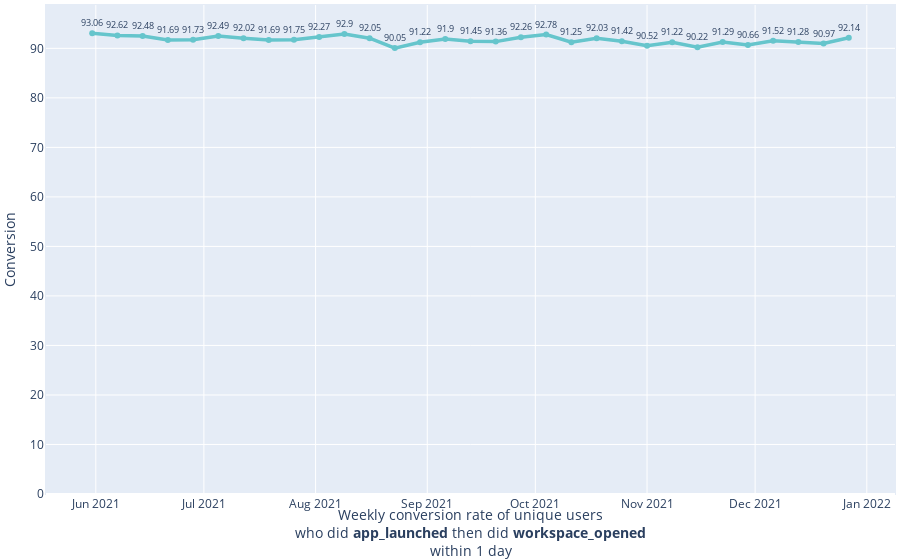

The notebook cell saved with this chart:
### Code cell
(app_launched >> workspace_opened).config(time_group="week")

### Figure 1 — Plotly figure (JSON) as saved in the notebook; plotly's stock layout.template omitted (floating-point values rounded to 4 significant figures; data arrays with more than 128 entries replaced by an {"elided": "..."} marker saying what was removed)
{"data": [{"customdata": {"elided": "31x5 mixed values"}, "hovertemplate": "<b>%{x}</b>\n                    <br /><b>%{customdata[4]}</b>\n                    <br />\n                    <br />Conversion: <b>%{y}%</b>             \n                    <br />Activated users:<b>%{customdata[0]}</b>                    \n                    <br />Converted users: <b>%{customdata[1]}</b>\n                    <br />\n                    <br />Activated event count:<b>%{customdata[2]}</b>                    \n                    <br />Converted event count:<b>%{customdata[3]}</b>                            \n                    <extra></extra>\n            ", "legendgroup": "", "line": {"color": "rgb(102, 197, 204)", "dash": "solid", "width": 3.5}, "marker": {"symbol": "circle"}, "mode": "markers+lines+text", "name": "", "orientation": "v", "showlegend": false, "text": [93.06, 92.62, 92.48, 91.69, 91.73, 92.49, 92.02, 91.69, 91.75, 92.27, 92.9, 92.05, 90.05, 91.22, 91.9, 91.45, 91.36, 92.26, 92.78, 91.25, 92.03, 91.42, 90.52, 91.22, 90.22, 91.29, 90.66, 91.52, 91.28, 90.97, 92.14], "textfont": {"size": 9}, "textposition": "top center", "type": "scatter", "x": ["2021-05-31T00:00:00", "2021-06-07T00:00:00", "2021-06-14T00:00:00", "2021-06-21T00:00:00", "2021-06-28T00:00:00", "2021-07-05T00:00:00", "2021-07-12T00:00:00", "2021-07-19T00:00:00", "2021-07-26T00:00:00", "2021-08-02T00:00:00", "2021-08-09T00:00:00", "2021-08-16T00:00:00", "2021-08-23T00:00:00", "2021-08-30T00:00:00", "2021-09-06T00:00:00", "2021-09-13T00:00:00", "2021-09-20T00:00:00", "2021-09-27T00:00:00", "2021-10-04T00:00:00", "2021-10-11T00:00:00", "2021-10-18T00:00:00", "2021-10-25T00:00:00", "2021-11-01T00:00:00", "2021-11-08T00:00:00", "2021-11-15T00:00:00", "2021-11-22T00:00:00", "2021-11-29T00:00:00", "2021-12-06T00:00:00", "2021-12-13T00:00:00", "2021-12-20T00:00:00", "2021-12-27T00:00:00"], "xaxis": "x", "y": [93.06, 92.62, 92.48, 91.69, 91.73, 92.49, 92.02, 91.69, 91.75, 92.27, 92.9, 92.05, 90.05, 91.22, 91.9, 91.45, 91.36, 92.26, 92.78, 91.25, 92.03, 91.42, 90.52, 91.22, 90.22, 91.29, 90.66, 91.52, 91.28, 90.97, 92.14], "yaxis": "y"}], "layout": {"autosize": true, "bargap": 0.3, "bargroupgap": 0.15, "hoverlabel": {"font": {"size": 12}}, "hovermode": "closest", "legend": {"title": {"text": "group"}, "tracegroupgap": 0}, "margin": {"b": 15, "l": 5, "pad": 1, "r": 5, "t": 5}, "uniformtext": {"minsize": 8, "mode": "hide"}, "xaxis": {"anchor": "y", "domain": [0, 1], "title": {"text": "Weekly conversion rate of unique users<br />who did <b>app_launched</b> then did <b>workspace_opened</b><br />within 1 day "}}, "yaxis": {"anchor": "x", "domain": [0, 1], "rangemode": "tozero", "title": {"text": "Conversion"}}}}
